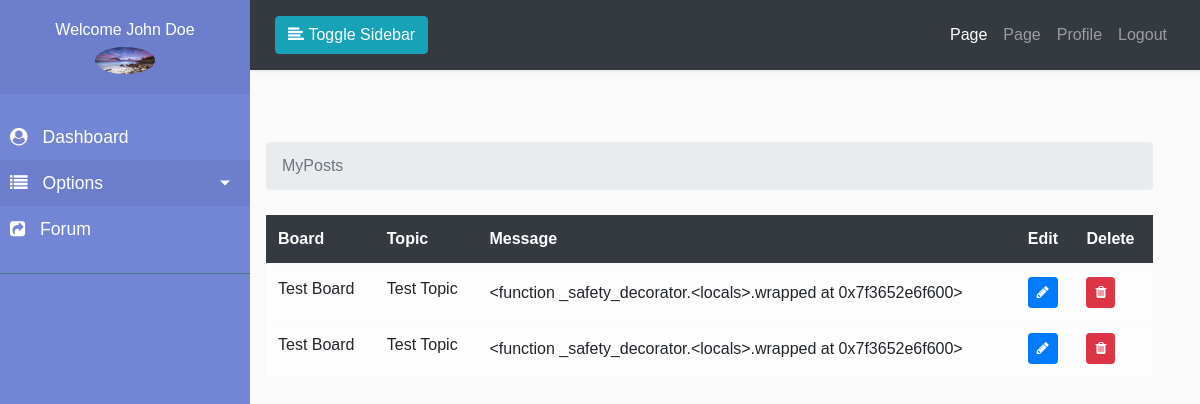
The app's page /forum/boards/my-posts (signed in), older data.
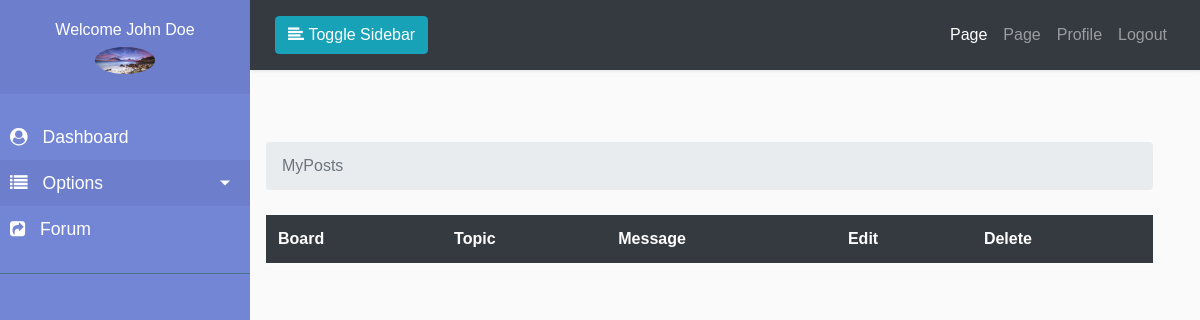
The same page, newer data.
### boards/models.py (models this page shows, shortened)
class Post(models.Model):
    message = models.TextField(max_length=4000)
    topic = models.ForeignKey(
        Topic, related_name='posts', on_delete=models.CASCADE)
    created_at = models.DateTimeField(auto_now_add=True)
    updated_at = models.DateTimeField(null=True)
    created_by = models.ForeignKey(
        User, related_name='posts', on_delete=models.CASCADE)
    updated_by = models.ForeignKey(
        User, null=True, related_name='+', on_delete=models.CASCADE)
    def get_message_as_markdown(self):
        return mark_safe(formatter(self.message, filter_name='markdown'))

class Topic(models.Model):
    subject = models.CharField(max_length=255)
    last_updated = models.DateTimeField(auto_now_add=True)
    board = models.ForeignKey(
        Board, related_name='topics', on_delete=models.CASCADE)
    starter = models.ForeignKey(
        User, related_name='topics', on_delete=models.CASCADE)
    views = models.PositiveIntegerField(default=0)

class Board(models.Model):
    name = models.CharField(max_length=50, unique=True)
    description = models.CharField(max_length=100)
    def __str__(self):
        return self.name

### boards/views.py (the view)
# urls.py: path('boards/my-posts', views.MyPost.as_view(), name='my_posts'),
class MyPost(LoginRequiredMixin, View):
    def get(self, request, *args, **kwargs):
        my_posts = Post.objects.filter(topic__starter=request.user)
        context = {
            'title': 'MyPosts',
            'my_posts': my_posts
        }
        return render(request, 'boards/my_posts.html', context)

### pages/context_processor.py (called while the page is built)
def slider(request):
    all_slider = SliderImage.objects.all()
    return {'all_slider': all_slider}

### templates/boards/my_posts.html (shortened to what this page needs)
{% extends "dash_base.html" %}
{% load humanize %}
{% block sidebar %}
{% if user.user_profile.user_type == '0'  %}
{% include 'partials/teacher/_sidebar.html' %}
{% elif user.user_profile.user_type == '1' %}
{% include 'partials/student/_sidebar.html' %}
{% endif %}
{% endblock sidebar %}
    {% block breadcrumb %}
      <li class="breadcrumb-item active">{{title}}</li>
    {% endblock breadcrumb %}
        {% block maincontent %}
            <div class="row">
              <div class="col-md-12">
                <table class="table table-light">
            <thead class="table-dark">
                <tr>
                    <th>Board</th>
                    <th>Topic</th>
                    <th>Message</th>
                    <th>Edit</th>
                    <th>Delete</th>
                </tr>
            </thead>
            <tbody>
                {% for post in my_posts %}
                <tr>
                    <td>
                        {{post.topic.board}}
                    </td>
                    <td>
                     {{ post.topic.subject }}
                   </td>
                   <td class="align-middle">
                     {{ post.get_message_as_markdown }}
                   </td>
                   <td>
                      <a href="{% url 'boards:edit_post' post.topic.board.pk post.topic.pk post.pk %}" class="btn btn-primary btn-sm">
                        <i class="fa fa-pencil"></i>
                      </a>
                   </td>
                   <td>
                      <a href="{% url 'boards:delete_post' post.pk %}" class="btn btn-danger btn-sm">
                        <i class="fa fa-trash"></i>
                      </a>
                   </td>
                </tr>
              {% endfor %}
            </tbody>
        </table>
              </div>
            </div>
        {% endblock maincontent %}

Row changes from the older to the newer data that the page shows:
removed Post: topic.board "Test Board", topic.subject "Test Topic", get_message_as_markdown "<function _safety_decorator.<locals>.wrapped at 0x7f3652e6f600>"
removed Post: topic.board "Test Board", topic.subject "Test Topic", get_message_as_markdown "<function _safety_decorator.<locals>.wrapped at 0x7f3652e6f600>"
